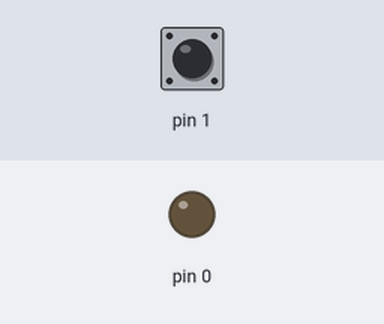
Recording of a sketch running on a simulated Arduino Uno, built with avr-gcc and run on an emulated ATmega328P. On the bench: output pins drawn as LEDs (lit = HIGH). The inputs (shaded band) are chosen by the test bench; at power-on: pin 1 HIGH.

Above: at 1.2 s.
1.3 s: pin 1 pulled LOW for 3.2 s
At 2.5 s:
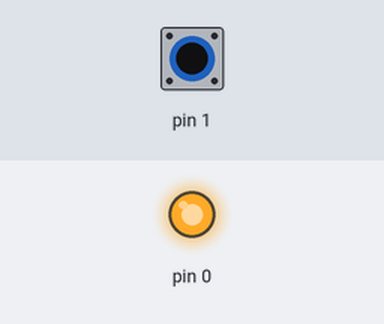
7.5 s: pin 1 pulled LOW for 0.15 s
At 10.4 s:
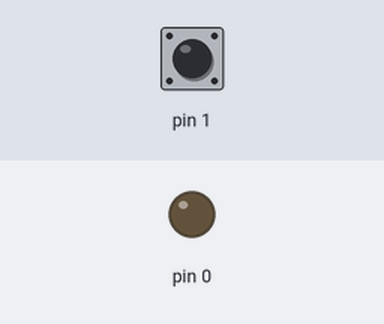
10.6 s: pin 1 pulled LOW for 1 s
At 11.9 s:
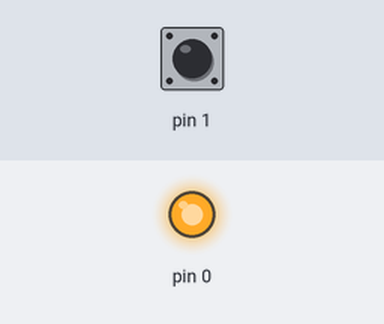
Timing chart, 0 to 15.1 s (numbered marks = the images above; inputs shaded):
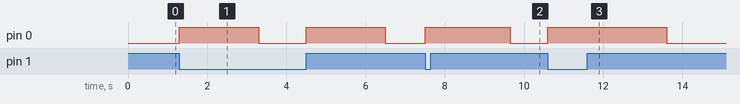

Measured:
- after the input at 1.3 s, pin 0: alternates HIGH for 2.0 s and LOW for 1.2 s, starting at once
- after the input at 7.5 s, pin 0: LOW → HIGH at once, → LOW 2.2 s later
- after the input at 10.6 s, pin 0: LOW → HIGH at once, → LOW 3.0 s later

The sketch:

attiny_switch.ino
```cpp
byte state, last_state;
unsigned long t = 0;

void setup() {
  // put your setup code here, to run once:
  pinMode(0, OUTPUT);
  pinMode(1, INPUT_PULLUP);
  state = digitalRead(1);
  last_state = state;
}

void loop() {
  // put your main code here, to run repeatedly:
  state = digitalRead(1);
  if (state != last_state) {
    t = millis();
    digitalWrite(0, HIGH);
  }
  last_state = state;
  if (millis() - t > 2000) {
    digitalWrite(0, LOW);
  }
}
```
